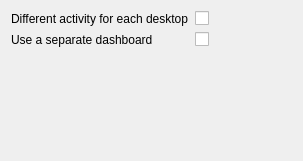
<?xml version="1.0" encoding="UTF-8"?>
<ui version="4.0">
 <class>GlobalOptions</class>
 <widget class="QWidget" name="GlobalOptions">
  <property name="geometry">
   <rect>
    <x>0</x>
    <y>0</y>
    <width>303</width>
    <height>161</height>
   </rect>
  </property>
  <property name="windowTitle">
   <string>Form</string>
  </property>
  <layout class="QFormLayout" name="formLayout">
   <item row="0" column="0">
    <widget class="QLabel" name="label">
     <property name="text">
      <string>Different activity for each desktop</string>
     </property>
    </widget>
   </item>
   <item row="0" column="1">
    <widget class="QCheckBox" name="perVirtualDesktopViews">
     <property name="text">
      <string/>
     </property>
    </widget>
   </item>
   <item row="1" column="0">
    <widget class="QLabel" name="label_2">
     <property name="text">
      <string>Use a separate dashboard</string>
     </property>
    </widget>
   </item>
   <item row="1" column="1">
    <widget class="QCheckBox" name="fixedDashboard">
     <property name="text">
      <string/>
     </property>
    </widget>
   </item>
  </layout>
 </widget>
 <resources/>
 <connections/>
</ui>
